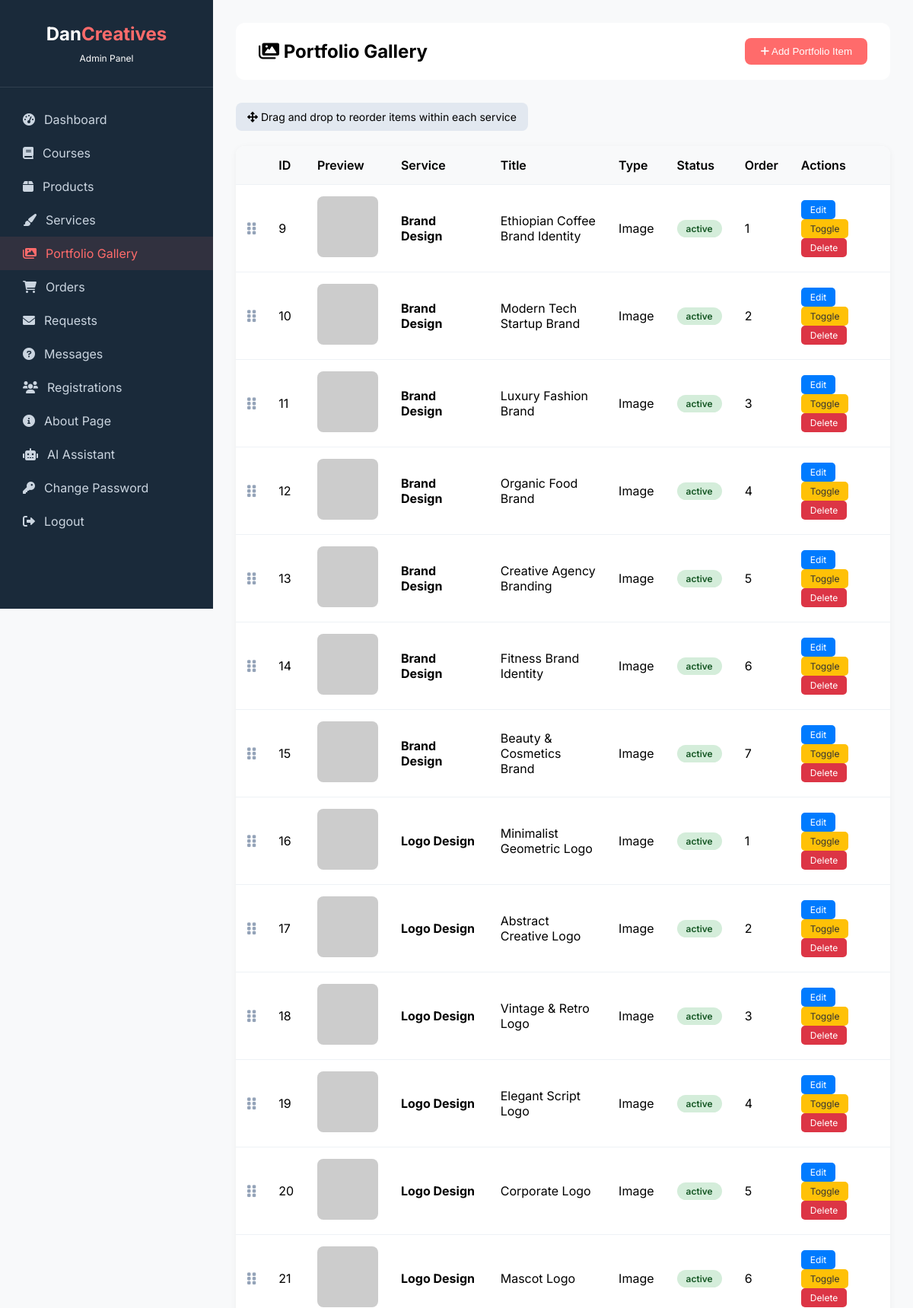
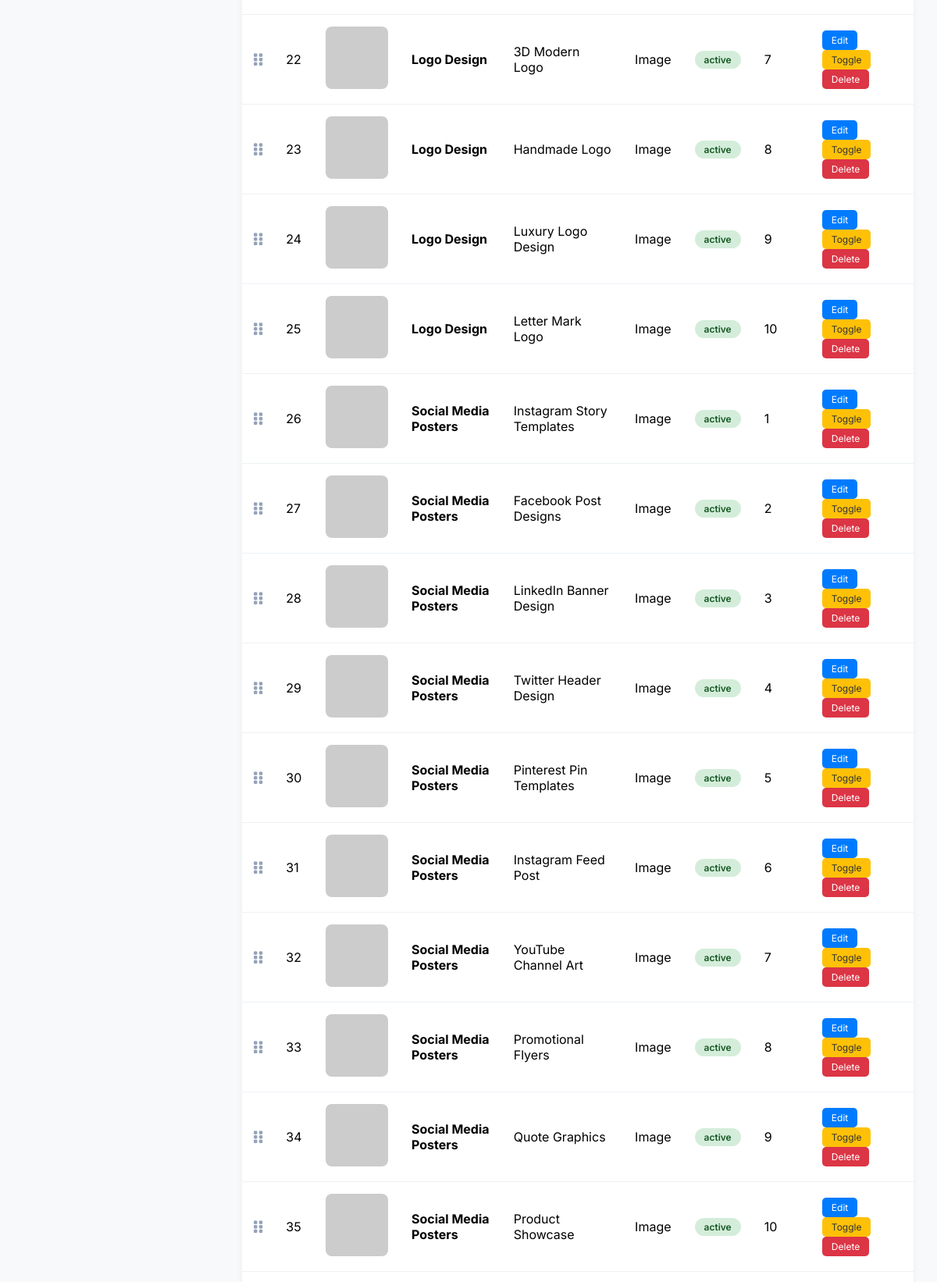
The page /admin/manage-portfolio.php (signed in, upper part) on the database its author committed (2 pictures, top to bottom).
### tables this page shows
CREATE TABLE `portfolio_items` (
  `id` int(11) NOT NULL AUTO_INCREMENT,
  `service_id` int(11) NOT NULL,
  `service_name` varchar(200) DEFAULT NULL,
  `title` varchar(200) NOT NULL,
  `description` text DEFAULT NULL,
  `media_url` varchar(500) NOT NULL,
  `media_type` enum('image','video') DEFAULT 'image',
  `display_order` int(11) DEFAULT 0,
  `status` enum('active','inactive') DEFAULT 'active',
  `created_at` timestamp NOT NULL DEFAULT current_timestamp(),
  PRIMARY KEY (`id`),
  KEY `service_id` (`service_id`),
  CONSTRAINT `portfolio_items_ibfk_1` FOREIGN KEY (`service_id`) REFERENCES `services` (`id`) ON DELETE CASCADE
);

CREATE TABLE `services` (
  `id` int(11) NOT NULL AUTO_INCREMENT,
  `title` varchar(200) NOT NULL,
  `description` text DEFAULT NULL,
  `icon_class` varchar(100) DEFAULT NULL,
  `features` text DEFAULT NULL,
  `price` varchar(100) DEFAULT NULL,
  `status` enum('active','inactive') DEFAULT 'active',
  `display_order` int(11) DEFAULT 0,
  `created_at` timestamp NOT NULL DEFAULT current_timestamp(),
  PRIMARY KEY (`id`)
);

### admin/manage-portfolio.php (the view, shortened to what this page needs)
<?php
require_once '../config.php';
$portfolio_items = $conn->query("SELECT p.*, s.title as service_title
                                  FROM portfolio_items p
                                  LEFT JOIN services s ON p.service_id = s.id
                                  ORDER BY p.service_id, p.display_order ASC");
?>
<!DOCTYPE html>
<html lang="en">
<head>
    <link rel="stylesheet" href="https://cdnjs.cloudflare.com/ajax/libs/font-awesome/6.0.0-beta3/css/all.min.css">
</head>
<body>
    <div class="admin-container">
        <div class="sidebar">
            <div class="sidebar-header">
                <h3>Dan<span>Creatives</span></h3>
                <p style="font-size:12px;margin-top:10px;">Admin Panel</p>
            </div>
            <div class="sidebar-menu">
                <a href="dashboard.php"><i class="fas fa-tachometer-alt"></i> Dashboard</a>
                <a href="manage-courses.php"><i class="fas fa-book"></i> Courses</a>
                <a href="manage-products.php"><i class="fas fa-box"></i> Products</a>
                <a href="manage-services.php"><i class="fas fa-paint-brush"></i> Services</a>
                <a href="manage-portfolio.php" class="active"><i class="fas fa-images"></i> Portfolio Gallery</a>
                <a href="view-orders.php"><i class="fas fa-shopping-cart"></i> Orders</a>
                <a href="view-requests.php"><i class="fas fa-envelope"></i> Requests</a>
                <a href="manage-questions.php"><i class="fas fa-question-circle"></i> Messages</a>
                <a href="view-registrations.php"><i class="fas fa-users"></i> Registrations</a>
                <a href="manage-about.php"><i class="fas fa-info-circle"></i> About Page</a>
                <a href="ai-settings.php"><i class="fas fa-robot"></i> AI Assistant</a>
                <a href="change-password.php"><i class="fas fa-key"></i> Change Password</a>
                <a href="logout.php"><i class="fas fa-sign-out-alt"></i> Logout</a>
            </div>
        </div>
        <div class="main-content">
            <div class="top-bar">
                <h2><i class="fas fa-images"></i> Portfolio Gallery</h2>
                <button class="btn-add" onclick="openAddModal()"><i class="fas fa-plus"></i> Add Portfolio Item</button>
            </div>
            <div class="reorder-info">
                <i class="fas fa-arrows-alt"></i> Drag and drop to reorder items within each service
            </div>
            <div class="portfolio-table">
                <table id="portfolio-table">
                    <thead>
                        <tr>
                            <th style="width:40px;"></th>
                            <th style="width:50px;">ID</th>
                            <th style="width:80px;">Preview</th>
                            <th>Service</th>
                            <th>Title</th>
                            <th>Type</th>
                            <th>Status</th>
                            <th style="width:60px;">Order</th>
                            <th>Actions</th>
                        </tr>
                    </thead>
                    <tbody id="portfolio-tbody">
                        <?php
                        $current_service = '';
                        $order_counter = 1;
                        while($item = $portfolio_items->fetch_assoc()):
                            if($current_service != $item['service_id']) {
                                $order_counter = 1;
                                $current_service = $item['service_id'];
                            }
                        ?>
                        <tr data-id="<?php echo $item['id']; ?>" data-service-id="<?php echo $item['service_id']; ?>">
                            <td class="drag-handle"><i class="fas fa-grip-vertical"></i></td>
                            <td><?php echo $item['id']; ?></td>
                            <td>
                                <?php if($item['media_type'] == 'image'): ?>
                                    <img src="<?php echo $item['media_url']; ?>" class="media-preview" onerror="this.src='https://via.placeholder.com/80'">
                                <?php else: ?>
                                    <i class="fas fa-video video-icon"></i>
                                <?php endif; ?>
                            </td>
                            <td><strong><?php echo htmlspecialchars($item['service_title']); ?></strong></td>
                            <td><?php echo htmlspecialchars($item['title']); ?></td>
                            <td><?php echo ucfirst($item['media_type']); ?></td>
                            <td><span class="status-badge <?php echo $item['status'] == 'active' ? 'status-active' : 'status-inactive'; ?>"><?php echo $item['status']; ?></span></td>
                            <td class="order-display"><?php echo $order_counter++; ?></td>
                            <td class="action-buttons">
                                <a href="#" class="btn-edit" onclick="openEditModal(<?php echo $item['id']; ?>)">Edit</a>
                                <a href="?toggle=<?php echo $item['id']; ?>" class="btn-toggle">Toggle</a>
                                <a href="?delete=<?php echo $item['id']; ?>" class="btn-delete" onclick="return confirm('Delete this item?')">Delete</a>
                            </td>
                        </tr>
                        <?php endwhile; ?>
                    </tbody>
                </table>
            </div>
        </div>
    </div>
</body>
</html>

### admin/manage-portfolio.php (style rules this page uses)
* { margin: 0; padding: 0; box-sizing: border-box; }
body { font-family: 'Inter', sans-serif; background: #f8f9fa; }
.admin-container { display: flex; min-height: 100vh; }
.sidebar { width: 280px; background: #1a2a3a; color: white; position: fixed; height: 100vh; overflow-y: auto; }
.sidebar-header { padding: 30px; text-align: center; border-bottom: 1px solid rgba(255,255,255,0.1); }
.sidebar-header h3 { font-size: 24px; }
.sidebar-header span { color: #ff6b6b; }
.sidebar-menu { padding: 20px 0; }
.sidebar-menu a { display: flex; align-items: center; gap: 12px; padding: 12px 30px; color: #cbd5e0; text-decoration: none; transition: 0.3s; }
.sidebar-menu a:hover, .sidebar-menu a.active { background: rgba(255,107,107,0.1); color: #ff6b6b; }
.main-content { margin-left: 280px; flex: 1; padding: 30px; }
.top-bar { background: white; padding: 20px 30px; border-radius: 12px; margin-bottom: 30px; display: flex; justify-content: space-between; align-items: center; flex-wrap: wrap; gap: 15px; }
.btn-add { background: #ff6b6b; color: white; padding: 10px 20px; border: none; border-radius: 8px; cursor: pointer; }
.portfolio-table { background: white; border-radius: 12px; overflow-x: auto; box-shadow: 0 2px 10px rgba(0,0,0,0.05); }
table { width: 100%; border-collapse: collapse; }
th, td { padding: 15px; text-align: left; border-bottom: 1px solid #eef2f6; }
th { background: #f8f9fa; font-weight: 600; }
.media-preview { width: 80px; height: 80px; object-fit: cover; border-radius: 8px; }
.status-badge { padding: 4px 12px; border-radius: 20px; font-size: 12px; font-weight: 600; display: inline-block; }
.status-active { background: #d4edda; color: #155724; }
.action-buttons a { margin-right: 10px; text-decoration: none; padding: 5px 12px; border-radius: 5px; font-size: 12px; display: inline-block; }
.btn-edit { background: #007bff; color: white; }
.btn-toggle { background: #ffc107; color: #333; }
.btn-delete { background: #dc3545; color: white; }
.drag-handle { cursor: grab; color: #94a3b8; font-size: 18px; width: 40px; text-align: center; }
.reorder-info { background: #e2e8f0; padding: 10px 15px; border-radius: 8px; margin-bottom: 20px; font-size: 14px; display: inline-block; }

### rows shown on the page
portfolio_items: id "9", service.title "Brand Design", title "Ethiopian Coffee Brand Identity", media_type "Image", status "active"
portfolio_items: id "10", service.title "Brand Design", title "Modern Tech Startup Brand", media_type "Image", status "active"
portfolio_items: id "11", service.title "Brand Design", title "Luxury Fashion Brand", media_type "Image", status "active"
portfolio_items: id "12", service.title "Brand Design", title "Organic Food Brand", media_type "Image", status "active"
portfolio_items: id "13", service.title "Brand Design", title "Creative Agency Branding", media_type "Image", status "active"
portfolio_items: id "14", service.title "Brand Design", title "Fitness Brand Identity", media_type "Image", status "active"
portfolio_items: id "15", service.title "Brand Design", title "Beauty & Cosmetics Brand", media_type "Image", status "active"
portfolio_items: id "16", service.title "Logo Design", title "Minimalist Geometric Logo", media_type "Image", status "active"
portfolio_items: id "17", service.title "Logo Design", title "Abstract Creative Logo", media_type "Image", status "active"
portfolio_items: id "18", service.title "Logo Design", title "Vintage & Retro Logo", media_type "Image", status "active"
portfolio_items: id "19", service.title "Logo Design", title "Elegant Script Logo", media_type "Image", status "active"
portfolio_items: id "20", service.title "Logo Design", title "Corporate Logo", media_type "Image", status "active"
portfolio_items: id "21", service.title "Logo Design", title "Mascot Logo", media_type "Image", status "active"
portfolio_items: id "22", service.title "Logo Design", title "3D Modern Logo", media_type "Image", status "active"
portfolio_items: id "23", service.title "Logo Design", title "Handmade Logo", media_type "Image", status "active"
portfolio_items: id "24", service.title "Logo Design", title "Luxury Logo Design", media_type "Image", status "active"
portfolio_items: id "25", service.title "Logo Design", title "Letter Mark Logo", media_type "Image", status "active"
portfolio_items: id "26", service.title "Social Media Posters", title "Instagram Story Templates", media_type "Image", status "active"
portfolio_items: id "27", service.title "Social Media Posters", title "Facebook Post Designs", media_type "Image", status "active"
portfolio_items: id "28", service.title "Social Media Posters", title "LinkedIn Banner Design", media_type "Image", status "active"
portfolio_items: id "29", service.title "Social Media Posters", title "Twitter Header Design", media_type "Image", status "active"
portfolio_items: id "30", service.title "Social Media Posters", title "Pinterest Pin Templates", media_type "Image", status "active"
portfolio_items: id "31", service.title "Social Media Posters", title "Instagram Feed Post", media_type "Image", status "active"
portfolio_items: id "32", service.title "Social Media Posters", title "YouTube Channel Art", media_type "Image", status "active"
portfolio_items: id "33", service.title "Social Media Posters", title "Promotional Flyers", media_type "Image", status "active"
portfolio_items: id "34", service.title "Social Media Posters", title "Quote Graphics", media_type "Image", status "active"
portfolio_items: id "35", service.title "Social Media Posters", title "Product Showcase", media_type "Image", status "active"
